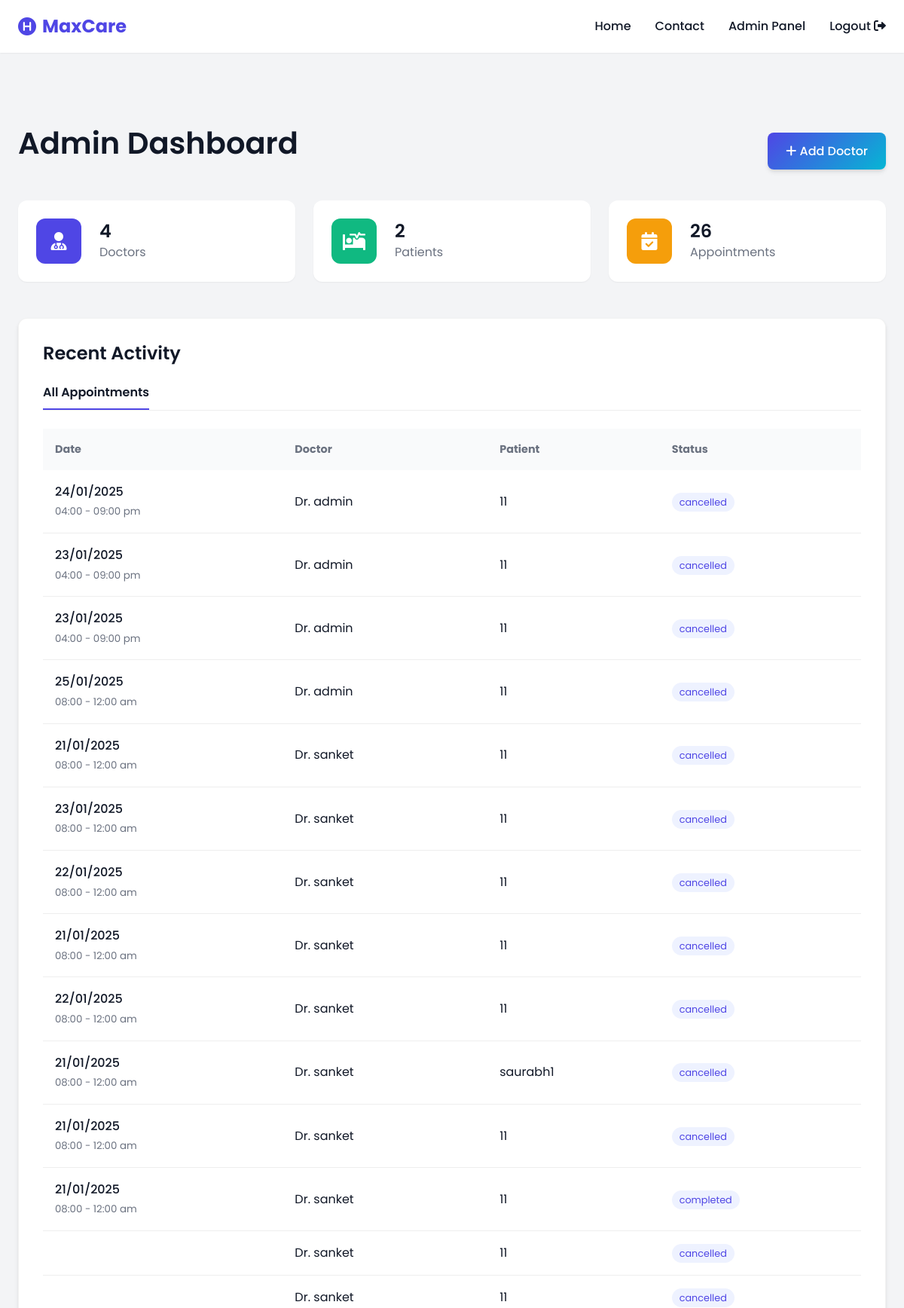
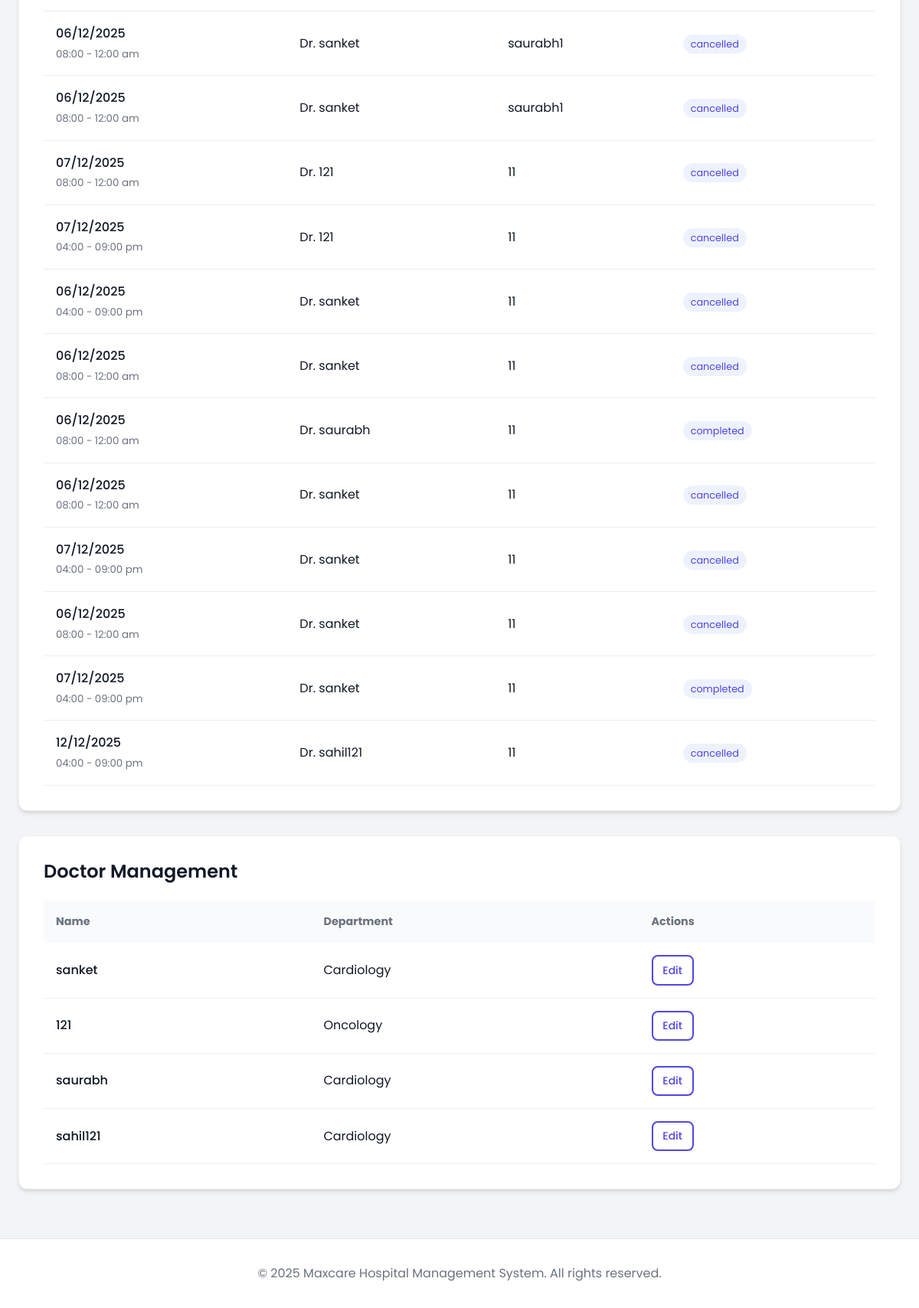
Page /admin_dashboard (signed in) on the committed database (2 pictures, top to bottom).
### model.py (models this page shows)
class Appointment(db.Model):
    __tablename__ = 'appointments'
    id = db.Column(db.Integer, primary_key=True)
    doctor_id = db.Column(db.Integer, db.ForeignKey('users.id'), nullable=False)
    patient_id = db.Column(db.Integer, db.ForeignKey('users.id'), nullable=False)
    date = db.Column(db.String(20))      # e.g. "24/09/2025"
    time = db.Column(db.String(20))      # e.g. "08 am - 12 pm"
    type = db.Column(db.String(50))      # "In-person", "Online", etc.
    status = db.Column(db.String(20), default='booked')  # booked/completed/cancelled
    doctor_user = db.relationship(
        "User",
        foreign_keys=[doctor_id],
        back_populates="doctor_appointments"
    )
    patient_user = db.relationship(
        "User",
        foreign_keys=[patient_id],
        back_populates="patient_appointments"
    )
    treatments = db.relationship(
        "Treatment",
        back_populates="appointment",
        cascade="all, delete-orphan"
    )

class User(db.Model):
    __tablename__ = 'users'
    id = db.Column(db.Integer, primary_key=True)
    username = db.Column(db.String(150), unique=True, nullable=False)
    email = db.Column(db.String(150), unique=True, nullable=False)
    password = db.Column(db.String(150), nullable=False)
    role = db.Column(db.String(50), nullable=False)   # 'admin', 'doctor', 'patient'
    registration_date = db.Column(db.DateTime, default=datetime.utcnow)
    doctor_profile = db.relationship("Doctor", back_populates="user", uselist=False)
    doctor_appointments = db.relationship(
        "Appointment",
        foreign_keys="Appointment.doctor_id",
        back_populates="doctor_user"
    )
    patient_appointments = db.relationship(
        "Appointment",
        foreign_keys="Appointment.patient_id",
        back_populates="patient_user"
    )

class Department(db.Model):
    __tablename__ = 'departments'
    id = db.Column(db.Integer, primary_key=True)
    Department_name = db.Column(db.String(100), unique=True, nullable=False)
    description = db.Column(db.Text)
    created_at = db.Column(db.DateTime, default=datetime.utcnow)
    doctors = db.relationship("Doctor", back_populates="department")

### app.py (the view)
@app.route('/admin_dashboard')
def admin_dashboard():
    if 'role' not in session or session['role'] != 'admin':
        return redirect(url_for('login'))
    doctors = User.query.filter_by(role='doctor').all()
    patients = User.query.filter_by(role='patient').all()
    appointments = Appointment.query.all()
    return render_template(
        "admin_dashboard.html",
        doctors=doctors,
        patients=patients,
        appointments=appointments
    )

### templates/admin_dashboard.html (shortened to what this page needs)
{% extends "base.html" %}
{% block content %}
<div class="container">
    <div style="display: flex; justify-content: space-between; align-items: center; margin-bottom: 2rem;">
        <h1>Admin Dashboard</h1>
        <a href="{{ url_for('create_doctor') }}" class="btn btn-primary">
            <i class="fas fa-plus"></i> Add Doctor
        </a>
    </div>
    <div
        style="display: grid; grid-template-columns: repeat(auto-fit, minmax(250px, 1fr)); gap: 1.5rem; margin-bottom: 3rem;">
        <div class="stat-card">
            <div class="stat-icon" style="background: var(--primary-color);">
                <i class="fas fa-user-md"></i>
            </div>
            <div>
                <h3 style="margin: 0; font-size: 1.5rem;">{{ doctors|length }}</h3>
                <p class="text-muted">Doctors</p>
            </div>
        </div>
        <div class="stat-card">
            <div class="stat-icon" style="background: var(--success);">
                <i class="fas fa-procedures"></i>
            </div>
            <div>
                <h3 style="margin: 0; font-size: 1.5rem;">{{ patients|length }}</h3>
                <p class="text-muted">Patients</p>
            </div>
        </div>
        <div class="stat-card">
            <div class="stat-icon" style="background: var(--warning);">
                <i class="fas fa-calendar-check"></i>
            </div>
            <div>
                <h3 style="margin: 0; font-size: 1.5rem;">{{ appointments|length }}</h3>
                <p class="text-muted">Appointments</p>
            </div>
        </div>
    </div>
    <div class="card">
        <h3 style="margin-bottom: 1.5rem;">Recent Activity</h3>
        <div style="border-bottom: 1px solid #eee; margin-bottom: 1.5rem; display: flex; gap: 2rem;">
            <span
                style="padding-bottom: 0.5rem; border-bottom: 2px solid var(--primary-color); font-weight: 600; cursor: pointer;">All
                Appointments</span>
        </div>
        <table style="width: 100%; border-collapse: collapse; text-align: left;">
            <thead>
                <tr style="background: #f9fafb; font-size: 0.9rem; color: var(--text-muted);">
                    <th style="padding: 1rem;">Date</th>
                    <th style="padding: 1rem;">Doctor</th>
                    <th style="padding: 1rem;">Patient</th>
                    <th style="padding: 1rem;">Status</th>
                </tr>
            </thead>
            <tbody>
                {% for a in appointments %}
                <tr style="border-bottom: 1px solid #eee;">
                    <td style="padding: 1rem;">
                        <span style="font-weight: 500;">{{ a.date }}</span> <br>
                        <small class="text-muted">{{ a.time }}</small>
                    </td>
                    <td style="padding: 1rem;">Dr. {{ a.doctor_user.username }}</td>
                    <td style="padding: 1rem;">{{ a.patient_user.username }}</td>
                    <td style="padding: 1rem;">
                        <span
                            style="padding: 4px 10px; border-radius: 99px; font-size: 0.8rem; background: #EEF2FF; color: var(--primary-color);">
                            {{ a.status }}
                        </span>
                    </td>
                </tr>
                {% endfor %}
            </tbody>
        </table>
    </div>
    <div class="card" style="margin-top: 2rem;">
        <h3 style="margin-bottom: 1.5rem;">Doctor Management</h3>
        <table style="width: 100%; border-collapse: collapse;">
            <thead>
                <tr style="background: #f9fafb; font-size: 0.9rem; color: var(--text-muted); text-align: left;">
                    <th style="padding: 1rem;">Name</th>
                    <th style="padding: 1rem;">Department</th>
                    <th style="padding: 1rem;">Actions</th>
                </tr>
            </thead>
            <tbody>
                {% for d in doctors %}
                {% set prof = d.doctor_profile %}
                {% set dept = prof.department if prof else None %}
                <tr style="border-bottom: 1px solid #eee;">
                    <td style="padding: 1rem; font-weight: 500;">{{ d.username }}</td>
                    <td style="padding: 1rem;">
                        {% if dept %}
                        {{ dept.Department_name }}
                        {% else %}
                        <span class="text-muted">Unassigned</span>
                        {% endif %}
                    </td>
                    <td style="padding: 1rem;">
                        {% if prof %}
                        <a href="{{ url_for('edit_doctor', doc_id=prof.id) }}" class="btn btn-outline btn-sm">Edit</a>
                        {% endif %}
                    </td>
                </tr>
                {% endfor %}
            </tbody>
        </table>
    </div>
</div>
{% endblock %}

### static/style.css (style rules this page uses)
:root { --primary-color: #4F46E5; --primary-dark: #4338CA; --secondary-color: #06B6D4; --accent-color: #EC4899; --bg-body: #F3F4F6; --bg-card: #FFFFFF; --text-main: #111827; --text-muted: #6B7280; --text-light: #F9FAFB; --success: #10B981; --warning: #F59E0B; --danger: #EF4444; --shadow-sm: 0 1px 2px 0 rgba(0, 0, 0, 0.05); --shadow-md: 0 4px 6px -1px rgba(0, 0, 0, 0.1), 0 2px 4px -1px rgba(0, 0, 0, 0.06); --shadow-lg: 0 10px 15px -3px rgba(0, 0, 0, 0.1), 0 4px 6px -2px rgba(0, 0, 0, 0.05); --glass-bg: rgba(255, 255, 255, 0.7); --glass-border: rgba(255, 255, 255, 0.5); --radius-md: 0.5rem; --radius-lg: 0.75rem; --radius-xl: 1rem; --transition: all 0.3s ease; }
* { margin: 0; padding: 0; box-sizing: border-box; }
body { font-family: 'Poppins', sans-serif; background-color: var(--bg-body); color: var(--text-main); line-height: 1.6; min-height: 100vh; display: flex; flex-direction: column; }
a { text-decoration: none; color: inherit; transition: var(--transition); }
h1, h2, h3, h4, h5, h6 { line-height: 1.2; margin-bottom: 0.5em; font-weight: 600; }
h1 { font-size: 2.5rem; }
h3 { font-size: 1.5rem; }
.text-muted { color: var(--text-muted); }
.btn { display: inline-block; padding: 0.75rem 1.5rem; border-radius: var(--radius-md); font-weight: 500; cursor: pointer; border: none; transition: var(--transition); font-size: 1rem; text-align: center; }
.btn-primary { background: linear-gradient(135deg, var(--primary-color), var(--secondary-color)); color: white; box-shadow: var(--shadow-md); }
.btn-outline { border: 2px solid var(--primary-color); color: var(--primary-color); background: transparent; }
.btn-sm { padding: 0.4rem 0.8rem; font-size: 0.875rem; }
.container { max-width: 1200px; margin: 0 auto; padding: 2rem 1.5rem; flex: 1; }
.card { background: var(--bg-card); border-radius: var(--radius-lg); box-shadow: var(--shadow-md); padding: 2rem; margin-bottom: 2rem; border: 1px solid rgba(0,0,0,0.05); transition: var(--transition); }

### templates/admin_dashboard.html (style rules this page uses)
.stat-card { padding: 1.5rem; background: white; border-radius: var(--radius-lg); box-shadow: var(--shadow-sm); display: flex; align-items: center; gap: 1.5rem; }
.stat-icon { width: 60px; height: 60px; border-radius: 12px; display: flex; align-items: center; justify-content: center; font-size: 1.5rem; color: white; }

### rows in the picture
Appointment: date "24/01/2025", time "04:00 - 09:00 pm", doctor_user.username "admin", patient_user.username "11", status "cancelled"
Appointment: date "23/01/2025", time "04:00 - 09:00 pm", doctor_user.username "admin", patient_user.username "11", status "cancelled"
Appointment: date "23/01/2025", time "04:00 - 09:00 pm", doctor_user.username "admin", patient_user.username "11", status "cancelled"
Appointment: date "25/01/2025", time "08:00 - 12:00 am", doctor_user.username "admin", patient_user.username "11", status "cancelled"
Appointment: date "21/01/2025", time "08:00 - 12:00 am", doctor_user.username "sanket", patient_user.username "11", status "cancelled"
Appointment: date "23/01/2025", time "08:00 - 12:00 am", doctor_user.username "sanket", patient_user.username "11", status "cancelled"
Appointment: date "22/01/2025", time "08:00 - 12:00 am", doctor_user.username "sanket", patient_user.username "11", status "cancelled"
Appointment: date "21/01/2025", time "08:00 - 12:00 am", doctor_user.username "sanket", patient_user.username "11", status "cancelled"
Appointment: date "22/01/2025", time "08:00 - 12:00 am", doctor_user.username "sanket", patient_user.username "11", status "cancelled"
Appointment: date "21/01/2025", time "08:00 - 12:00 am", doctor_user.username "sanket", patient_user.username "saurabh1", status "cancelled"
Appointment: date "21/01/2025", time "08:00 - 12:00 am", doctor_user.username "sanket", patient_user.username "11", status "cancelled"
Appointment: date "21/01/2025", time "08:00 - 12:00 am", doctor_user.username "sanket", patient_user.username "11", status "completed"
Appointment: doctor_user.username "sanket", patient_user.username "11", status "cancelled"
Appointment: doctor_user.username "sanket", patient_user.username "11", status "cancelled"
Appointment: date "06/12/2025", time "08:00 - 12:00 am", doctor_user.username "sanket", patient_user.username "saurabh1", status "cancelled"
Appointment: date "06/12/2025", time "08:00 - 12:00 am", doctor_user.username "sanket", patient_user.username "saurabh1", status "cancelled"
Appointment: date "07/12/2025", time "08:00 - 12:00 am", doctor_user.username "121", patient_user.username "11", status "cancelled"
Appointment: date "07/12/2025", time "04:00 - 09:00 pm", doctor_user.username "121", patient_user.username "11", status "cancelled"
Appointment: date "06/12/2025", time "04:00 - 09:00 pm", doctor_user.username "sanket", patient_user.username "11", status "cancelled"
Appointment: date "06/12/2025", time "08:00 - 12:00 am", doctor_user.username "sanket", patient_user.username "11", status "cancelled"
Appointment: date "06/12/2025", time "08:00 - 12:00 am", doctor_user.username "saurabh", patient_user.username "11", status "completed"
Appointment: date "06/12/2025", time "08:00 - 12:00 am", doctor_user.username "sanket", patient_user.username "11", status "cancelled"
Appointment: date "07/12/2025", time "04:00 - 09:00 pm", doctor_user.username "sanket", patient_user.username "11", status "cancelled"
Appointment: date "06/12/2025", time "08:00 - 12:00 am", doctor_user.username "sanket", patient_user.username "11", status "cancelled"
Appointment: date "07/12/2025", time "04:00 - 09:00 pm", doctor_user.username "sanket", patient_user.username "11", status "completed"
Appointment: date "12/12/2025", time "04:00 - 09:00 pm", doctor_user.username "sahil121", patient_user.username "11", status "cancelled"
User: username "sanket"
Department: Department_name "Cardiology"
User: username "121"
Department: Department_name "Oncology"
User: username "saurabh"
User: username "sahil121"

### other values in the picture
{{ doctors|length }} "4"
{{ patients|length }} "2"
{{ appointments|length }} "26"
